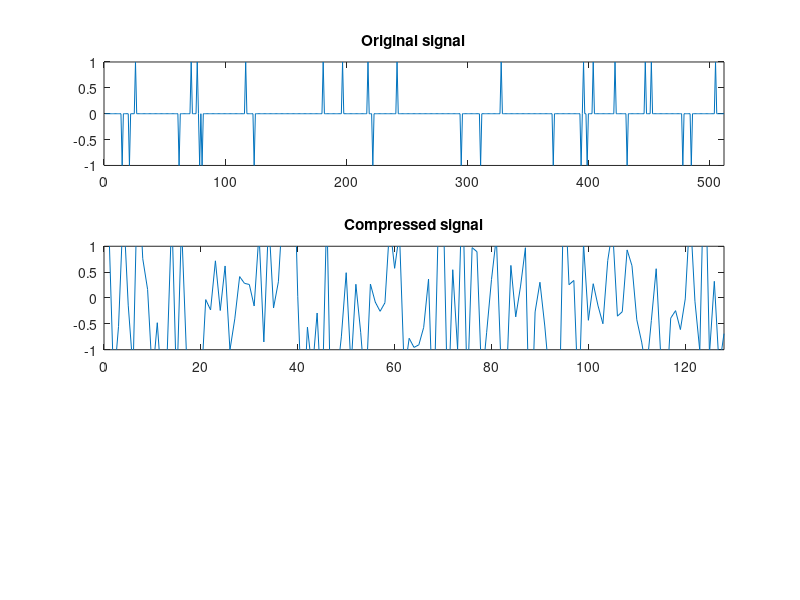

Recreate this plot in MATLAB. (Note: this script raises an error after producing the figure.)
clc;
close all;
n = 512;
s = 30;
v = 128;
x_initial = zeros(n,1);

% Original signal
z = randperm(n);
x_initial(z(1:s)) = sign(randn(s,1));
figure;
subplot(3,1,1);
plot(1:n, x_initial); title('Original signal'); axis([0 512 -1 1])

A = randn(v,512);
A = A/max(max(abs(A)));
b = A*x_initial + 0.005 * randn(v,1);

% Compressed signal
subplot(3,1,2);
plot(1:v,b);
title("Compressed signal");
axis([0 v -1 1]);

% Reconstructed signal
x_recon = l1eq_pd(x_initial,A,[],b);
subplot(3,1,3);
plot(1:n,x_recon);
title("Reconstructed signal");
axis([0 n -1 1]);

% Correlation factor
corr = corrcoef(x_initial,x_recon)